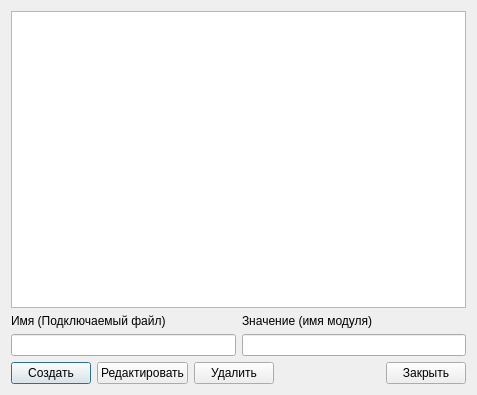
<?xml version="1.0" encoding="UTF-8"?>
<ui version="4.0">
 <class>EditListValuesDialog</class>
 <widget class="QDialog" name="EditListValuesDialog">
  <property name="geometry">
   <rect>
    <x>0</x>
    <y>0</y>
    <width>477</width>
    <height>395</height>
   </rect>
  </property>
  <property name="windowTitle">
   <string>Dialog</string>
  </property>
  <layout class="QVBoxLayout" name="verticalLayout_3">
   <item>
    <widget class="QTableView" name="tableView">
     <property name="editTriggers">
      <set>QAbstractItemView::NoEditTriggers</set>
     </property>
     <property name="selectionMode">
      <enum>QAbstractItemView::SingleSelection</enum>
     </property>
     <property name="selectionBehavior">
      <enum>QAbstractItemView::SelectColumns</enum>
     </property>
     <property name="verticalScrollMode">
      <enum>QAbstractItemView::ScrollPerPixel</enum>
     </property>
     <property name="horizontalScrollMode">
      <enum>QAbstractItemView::ScrollPerPixel</enum>
     </property>
     <attribute name="horizontalHeaderVisible">
      <bool>true</bool>
     </attribute>
     <attribute name="horizontalHeaderCascadingSectionResizes">
      <bool>true</bool>
     </attribute>
     <attribute name="horizontalHeaderHighlightSections">
      <bool>true</bool>
     </attribute>
     <attribute name="horizontalHeaderShowSortIndicator" stdset="0">
      <bool>false</bool>
     </attribute>
     <attribute name="horizontalHeaderStretchLastSection">
      <bool>true</bool>
     </attribute>
    </widget>
   </item>
   <item>
    <layout class="QHBoxLayout" name="horizontalLayout">
     <item>
      <layout class="QVBoxLayout" name="verticalLayout">
       <item>
        <widget class="QLabel" name="label">
         <property name="text">
          <string>Имя (Подключаемый файл)</string>
         </property>
        </widget>
       </item>
       <item>
        <widget class="QLineEdit" name="id"/>
       </item>
      </layout>
     </item>
     <item>
      <layout class="QVBoxLayout" name="verticalLayout_2">
       <item>
        <widget class="QLabel" name="label_2">
         <property name="text">
          <string>Значение (имя модуля)</string>
         </property>
        </widget>
       </item>
       <item>
        <widget class="QLineEdit" name="value"/>
       </item>
      </layout>
     </item>
    </layout>
   </item>
   <item>
    <layout class="QHBoxLayout" name="horizontalLayout_2">
     <item>
      <widget class="QPushButton" name="create">
       <property name="text">
        <string>Создать</string>
       </property>
      </widget>
     </item>
     <item>
      <widget class="QPushButton" name="edit">
       <property name="text">
        <string>Редактировать</string>
       </property>
      </widget>
     </item>
     <item>
      <widget class="QPushButton" name="delete_2">
       <property name="text">
        <string>Удалить</string>
       </property>
      </widget>
     </item>
     <item>
      <spacer name="horizontalSpacer">
       <property name="orientation">
        <enum>Qt::Horizontal</enum>
       </property>
       <property name="sizeHint" stdset="0">
        <size>
         <width>40</width>
         <height>20</height>
        </size>
       </property>
      </spacer>
     </item>
     <item>
      <widget class="QPushButton" name="close">
       <property name="text">
        <string>Закрыть</string>
       </property>
      </widget>
     </item>
    </layout>
   </item>
  </layout>
 </widget>
 <resources/>
 <connections>
  <connection>
   <sender>close</sender>
   <signal>clicked()</signal>
   <receiver>EditListValuesDialog</receiver>
   <slot>accept()</slot>
   <hints>
    <hint type="sourcelabel">
     <x>357</x>
     <y>373</y>
    </hint>
    <hint type="destinationlabel">
     <x>202</x>
     <y>197</y>
    </hint>
   </hints>
  </connection>
 </connections>
</ui>
